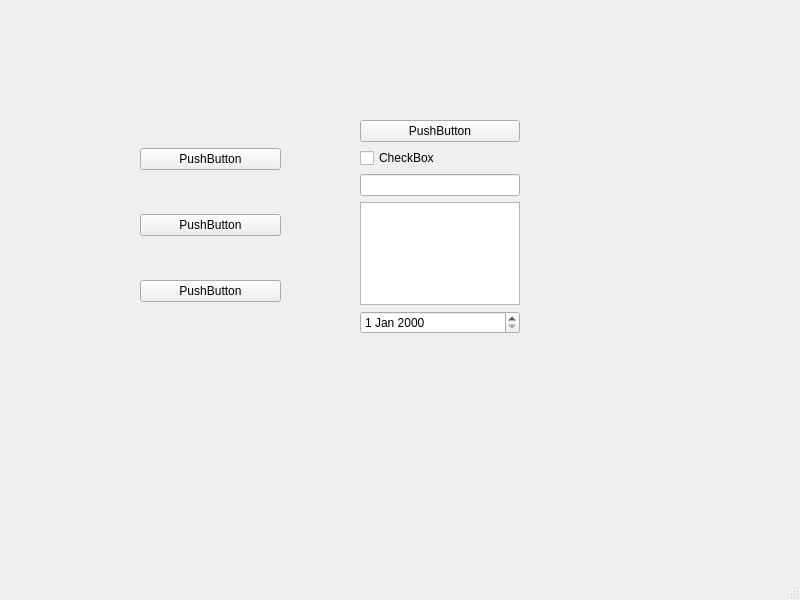
<?xml version="1.0" encoding="UTF-8"?>
<ui version="4.0">
 <class>MainWindow</class>
 <widget class="QMainWindow" name="MainWindow">
  <property name="geometry">
   <rect>
    <x>0</x>
    <y>0</y>
    <width>800</width>
    <height>600</height>
   </rect>
  </property>
  <property name="windowTitle">
   <string>MainWindow</string>
  </property>
  <widget class="QWidget" name="centralwidget">
   <widget class="QWidget" name="verticalLayoutWidget">
    <property name="geometry">
     <rect>
      <x>360</x>
      <y>120</y>
      <width>160</width>
      <height>214</height>
     </rect>
    </property>
    <layout class="QVBoxLayout" name="verticalLayout_2">
     <item>
      <widget class="QPushButton" name="pushButton_4">
       <property name="text">
        <string>PushButton</string>
       </property>
      </widget>
     </item>
     <item>
      <widget class="QCheckBox" name="checkBox">
       <property name="text">
        <string>CheckBox</string>
       </property>
      </widget>
     </item>
     <item>
      <widget class="QLineEdit" name="lineEdit"/>
     </item>
     <item>
      <widget class="QTextEdit" name="textEdit"/>
     </item>
     <item>
      <widget class="QDateEdit" name="dateEdit"/>
     </item>
    </layout>
   </widget>
   <widget class="QWidget" name="">
    <property name="geometry">
     <rect>
      <x>140</x>
      <y>110</y>
      <width>141</width>
      <height>231</height>
     </rect>
    </property>
    <layout class="QVBoxLayout" name="verticalLayout">
     <item>
      <widget class="QPushButton" name="pushButton">
       <property name="text">
        <string>PushButton</string>
       </property>
      </widget>
     </item>
     <item>
      <widget class="QPushButton" name="pushButton_2">
       <property name="text">
        <string>PushButton</string>
       </property>
      </widget>
     </item>
     <item>
      <widget class="QPushButton" name="pushButton_3">
       <property name="text">
        <string>PushButton</string>
       </property>
      </widget>
     </item>
    </layout>
   </widget>
  </widget>
  <widget class="QMenuBar" name="menubar">
   <property name="geometry">
    <rect>
     <x>0</x>
     <y>0</y>
     <width>800</width>
     <height>24</height>
    </rect>
   </property>
  </widget>
  <widget class="QStatusBar" name="statusbar"/>
 </widget>
 <resources/>
 <connections/>
</ui>
